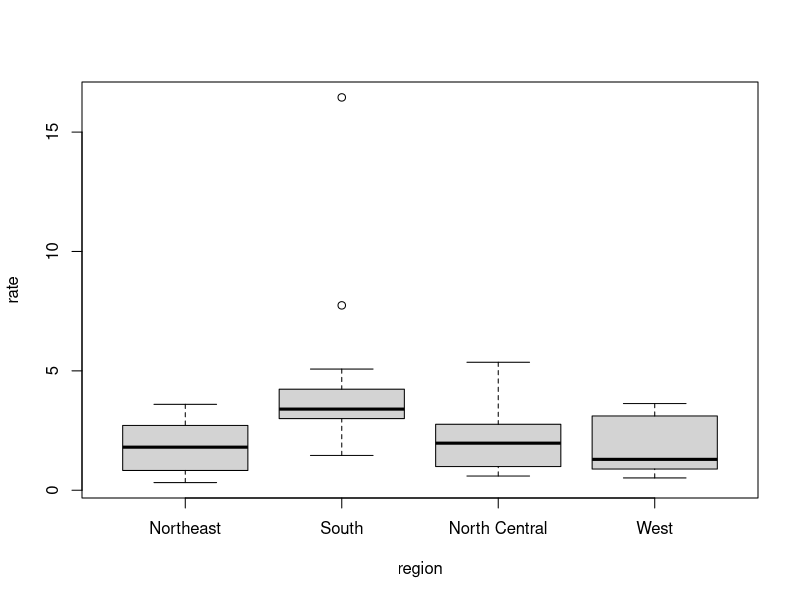

Reproduce this figure in R.
library(dslabs)

data("murders") #loads available data sets

class(murders) #class returns the data time of the parameter

str(murders) #str returns the structure of the object

head(murders) #head returns the 1st 6th records

pop <- murders$population #accessor '$' is used instead of (.)
length(pop)

class(murders$region) #factors -> to represent categorical data

names(murders)

#------------------------------Sorting-------------------------------#
sort(murders$total) #sort default ascending order

index<-order(murders$total) #order returns the index position according to ascending or descending order
rank(murders$total) #same like order... actually order returns the ranks

murders$abb[index] #order by index

#------------------------Arithmetic operation------------------------#
murder_rate <- (murders$total/murders$population)*100000
murders$state[order(murder_rate, decreasing = TRUE)]

#logical indexing
index<-murder_rate<=0.71
index
murders$state[index]

#---------------------------Data Wrangling---------------------------#
library("dplyr")

#mutate -> change data table by adding a column or changing a existing one
#mutate (data-frame, name in value)
murders <- mutate(murders, rate = total/population *100000)
names(murders)

#filter(data-frame, conditional arg)
filter(murders, rate<=0.7)

#select(data-frame, ver1, ver2...)
new_table <- select(murders, state, region, rate)
filter(new_table, rate<=0.7)

#pipe operands -> %>%
#data-frame %>% select(ver1, ver2, ...) %>% filter(condition)
murders %>% select(state, region, rate) %>% filter(rate<=0.7)

#----------------------------Basic Plots----------------------------#
#plot(x,y)
#hist(x)
#boxplot(x~y, data = data-frame)
boxplot(rate~region, data = murders)


#-----------------------------Summarize-----------------------------#
library(tidyverse)
library(dplyr)
library(dslabs)
data(murders)
murders <- mutate(murders, rate = total / population * 10^5)

# minimum, median, and maximum murder rate for the states in the West region
s <- murders %>% 
  filter(region == "West") %>%
  summarize(minimum = min(rate), 
            median = median(rate), 
            maximum = max(rate))
s

# minimum, median, and maximum murder rate for the states in the West region using quantile
# note that this returns a vector
murders %>% 
  filter(region == "West") %>%
  summarize(range = quantile(rate, c(0, 0.5, 1)))

# returning minimum, median, and maximum as a data frame
my_quantile <- function(x){
  r <-  quantile(x, c(0, 0.5, 1))
  data.frame(minimum = r[1], median = r[2], maximum = r[3]) 
}
murders %>% 
  filter(region == "West") %>%
  summarize(my_quantile(rate))
# accessing the components with the accessor $
s$median
s$maximum

# average rate unadjusted by population size
mean(murders$rate)
